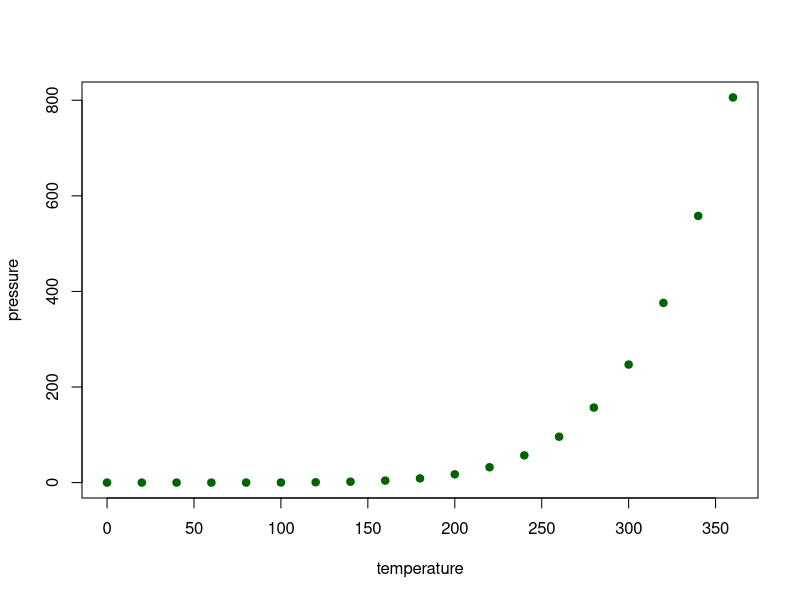

Write the R code that produced this figure.
## ---- chunk 1
knitr::opts_chunk$set(echo = TRUE, comment = NA, message=FALSE, warning=FALSE, fig.align="center")
## ---- chunk 2
summary(cars)
## ---- chunk 3
plot(pressure, col = "darkgreen", pch = 19)
